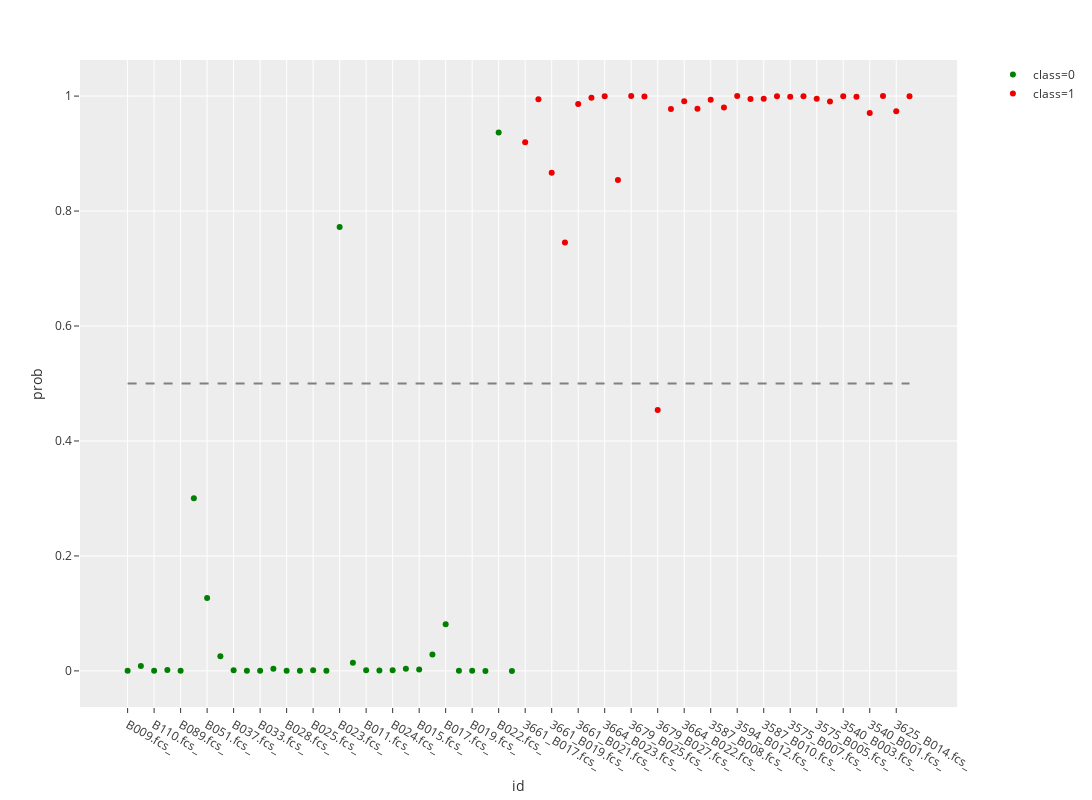

The code cell stored with this chart in its notebook:
### Code cell
file_name = input("请输入原始数据的名称：")
data_path = 'C:/Users/pc/OneDrive/PLTTECH/Project/20191108肺癌分类/Rawdata/%s' % file_name + '.xlsx'
df = pd.read_excel(data_path)
df.head()

# 模型所用变量
selected_columns = ['id', 'Myeloid cells/CD56-CD14-/DC cells/mDC', 'Myeloid cells/HLA-DR-', 
                    'Lymphocytes/CD3-/B cells ', 'Lymphocytes/CD3+/CD4+/Q4: 158Gd_CD197_CCR7- , 155Gd_CD45RA-', 
                    'Lymphocytes/CD3+', 'Lymphocytes/CD3-', 'class']
# 模型系数
coefs = [0.083919123, -0.106895005, 0.166483497, 0.119931678, -0.200999885, 0.064226953]
intercept = -0.001367729

plot_df = lungCancerPrediction(df, file_name)

### Figure 1 — Plotly figure (JSON) as saved in the notebook; plotly's stock layout.template omitted (floating-point values rounded to 4 significant figures)
{"data": [{"hoverlabel": {"namelength": 0}, "hovertemplate": "class=0<br>id=%{x}<br>prob=%{y}", "legendgroup": "class=0", "marker": {"color": "green", "symbol": "circle"}, "mode": "markers", "name": "class=0", "showlegend": true, "type": "scatter", "x": ["B009.fcs_", "B126.fcs_", "B110.fcs_", "B101.fcs_", "B089.fcs_", "B066.fcs_", "B051.fcs_", "B043.fcs_", "B037.fcs_", "B035.fcs_", "B033.fcs_", "B031.fcs_", "B028.fcs_", "B027.fcs_", "B025.fcs_", "B187.fcs_", "B023.fcs_", "B010.fcs_", "B011.fcs_", "B012.fcs_", "B024.fcs_", "B014.fcs_", "B015.fcs_", "B013.fcs_", "B017.fcs_", "B018.fcs_", "B019.fcs_", "B020.fcs_", "B022.fcs_", "B016.fcs_"], "xaxis": "x", "y": [0.0001077, 0.008434, 0.0002068, 0.001389, 6.298e-05, 0.3006, 0.127, 0.02562, 0.0009257, 0.0001618, 9.561e-05, 0.003723, 0.0001994, 0.0004357, 0.0009153, 0.0001757, 0.7725, 0.01402, 0.001, 0.0005643, 0.0009346, 0.003854, 0.002306, 0.02837, 0.08109, 8.809e-05, 9.69e-05, 1.82e-05, 0.9366, 1.59e-06], "yaxis": "y"}, {"hoverlabel": {"namelength": 0}, "hovertemplate": "class=1<br>id=%{x}<br>prob=%{y}", "legendgroup": "class=1", "marker": {"color": "#EE0000", "symbol": "circle"}, "mode": "markers", "name": "class=1", "showlegend": true, "type": "scatter", "x": ["3661_B017.fcs_", "3661_B018.fcs_", "3661_B019.fcs_", "3661_B020.fcs_", "3661_B021.fcs_", "3690_B028.fcs_", "3664_B023.fcs_", "3679_B024.fcs_", "3679_B025.fcs_", "3679_B026.fcs_", "3679_B027.fcs_", "3625_B016.fcs_", "3664_B022.fcs_", "3625_B015.fcs_", "3587_B008.fcs_", "3625_B013.fcs_", "3594_B012.fcs_", "3587_B011.fcs_", "3587_B010.fcs_", "3587_B009.fcs_", "3575_B007.fcs_", "3575_B006.fcs_", "3575_B005.fcs_", "3575_B004.fcs_", "3540_B003.fcs_", "3540_B002.fcs_", "3540_B001.fcs_", "3690_B029.fcs_", "3625_B014.fcs_", "3690_B030.fcs_"], "xaxis": "x", "y": [0.9197, 0.9947, 0.8668, 0.7452, 0.9863, 0.9969, 0.9996, 0.8539, 1.0, 0.9993, 0.4541, 0.9775, 0.991, 0.9779, 0.9936, 0.9803, 1.0, 0.9949, 0.9954, 0.9998, 0.9988, 0.9996, 0.9952, 0.9906, 0.9997, 0.999, 0.9704, 1.0, 0.9736, 0.9999], "yaxis": "y"}, {"line": {"color": "grey", "dash": "dash"}, "mode": "lines", "showlegend": false, "type": "scatter", "x": ["B009.fcs_", "3690_B030.fcs_"], "y": [0.5, 0.5]}], "layout": {"height": 800, "legend": {"tracegroupgap": 0}, "margin": {"t": 60}, "width": 1200, "xaxis": {"anchor": "y", "domain": [0, 0.98], "title": {"text": "id"}}, "yaxis": {"anchor": "x", "domain": [0, 1], "title": {"text": "prob"}}}}
